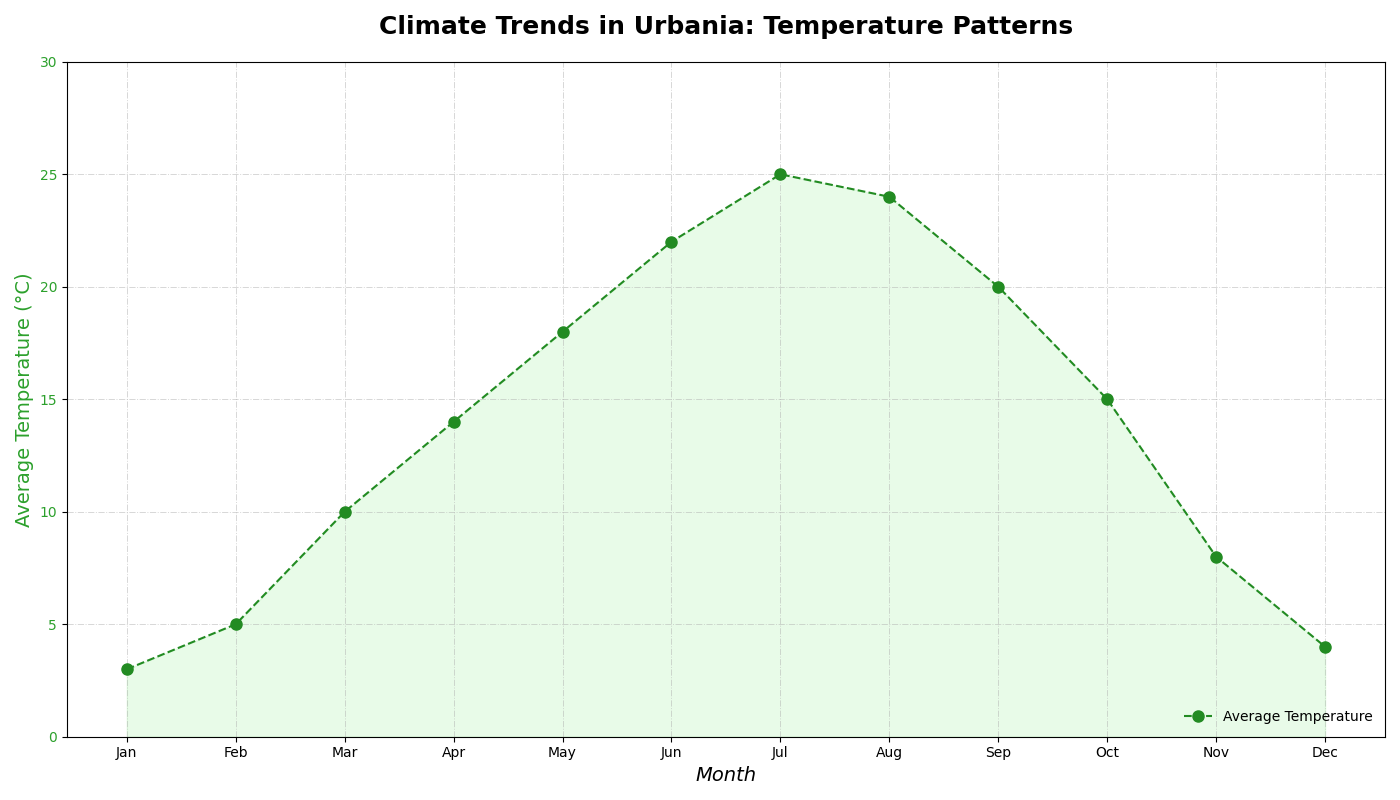

Python code for this plot:
import matplotlib.pyplot as plt
import numpy as np

months = np.array(['Jan', 'Feb', 'Mar', 'Apr', 'May', 'Jun', 'Jul', 'Aug', 'Sep', 'Oct', 'Nov', 'Dec'])
avg_temp = np.array([3, 5, 10, 14, 18, 22, 25, 24, 20, 15, 8, 4])

fig, ax1 = plt.subplots(figsize=(14, 8))

ax1.set_title("Climate Trends in Urbania: Temperature Patterns", fontsize=18, fontweight='bold', pad=20)
ax1.set_xlabel("Month", fontsize=14, fontstyle='italic')
ax1.set_ylabel("Average Temperature (°C)", fontsize=14, color='tab:green')
ax1.plot(months, avg_temp, color='forestgreen', label='Average Temperature', linestyle='--', marker='o', markersize=8)
ax1.fill_between(months, avg_temp, color='lightgreen', alpha=0.2)
ax1.tick_params(axis='y', labelcolor='tab:green')
ax1.set_ylim(0, 30)

ax1.legend(loc='lower right', fontsize=10, frameon=False)
ax1.grid(True, linestyle='-.', linewidth=0.7, alpha=0.5)

plt.tight_layout()
plt.show()
